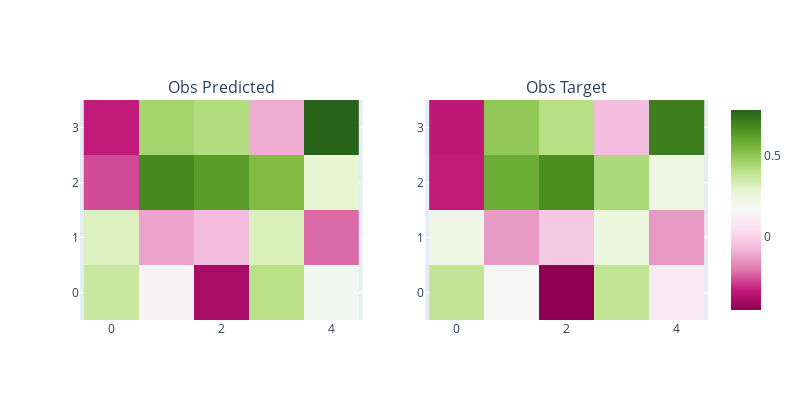

Notebook code cell kept with this figure:
### Code cell
compare_images(
    pred_proj_obs[sample_idx].cpu(),
    y_proj_obs[sample_idx].cpu(),
    titles=["Obs Predicted", "Obs Target"],
)

### Figure 1 — Plotly figure (JSON) as saved in the notebook; plotly's stock layout.template omitted (floating-point values rounded to 4 significant figures)
{"data": [{"coloraxis": "coloraxis", "hovertemplate": "x: %{x}<br>y: %{y}<br>color: %{z}<extra></extra>", "name": "0", "type": "heatmap", "xaxis": "x", "yaxis": "y", "z": [[0.3715, 0.1489, -0.3952, 0.4133, 0.1902], [0.3177, -0.1185, -0.06649, 0.3225, -0.2207], [-0.2658, 0.682, 0.6318, 0.5345, 0.2813], [-0.3348, 0.4559, 0.4255, -0.09968, 0.7839]]}, {"coloraxis": "coloraxis", "hovertemplate": "x: %{x}<br>y: %{y}<br>color: %{z}<extra></extra>", "name": "0", "type": "heatmap", "xaxis": "x2", "yaxis": "y2", "z": [[0.3892, 0.1624, -0.4517, 0.3873, 0.09833], [0.2232, -0.1338, -0.0256, 0.2465, -0.1401], [-0.3344, 0.5804, 0.6705, 0.4401, 0.2276], [-0.3446, 0.5, 0.4153, -0.06093, 0.7151]]}], "layout": {"annotations": [{"font": {"size": 16}, "showarrow": false, "text": "Obs Predicted", "x": 0.225, "xanchor": "center", "xref": "paper", "y": 1, "yanchor": "bottom", "yref": "paper"}, {"font": {"size": 16}, "showarrow": false, "text": "Obs Target", "x": 0.775, "xanchor": "center", "xref": "paper", "y": 1, "yanchor": "bottom", "yref": "paper"}], "height": 400, "width": 800, "xaxis": {"anchor": "y", "domain": [0, 0.45], "scaleanchor": "y"}, "xaxis2": {"anchor": "y2", "domain": [0.55, 1], "scaleanchor": "y2"}, "yaxis": {"anchor": "x", "domain": [0, 1]}, "yaxis2": {"anchor": "x2", "domain": [0, 1]}}}
